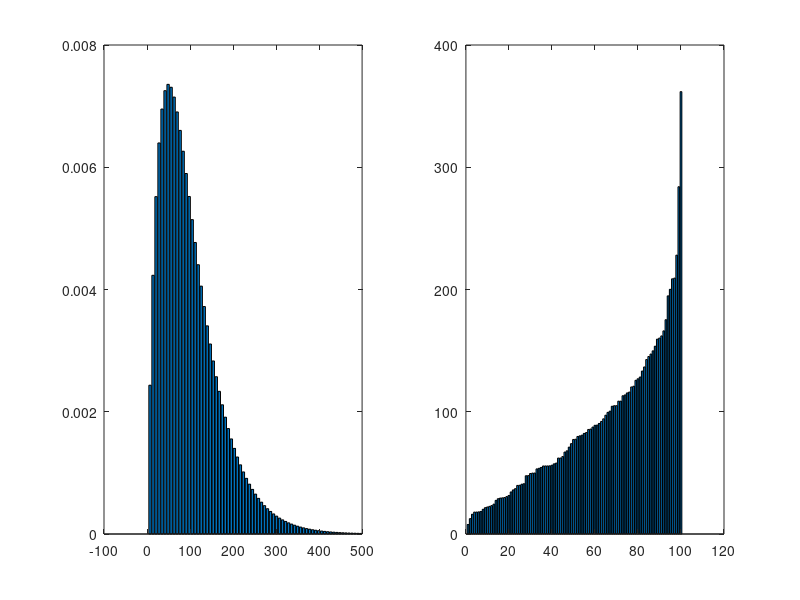

Reproduce this figure in MATLAB. (Note: this script raises an error after producing the figure.)
% testing of MATLAB gamma PDF tools

%% Example A)
close all
clear all
clc
% make/plot a gamma PDF w/ alpha=2 and beta=50
dx = 7; x = 0:dx:500 % similar to blowsea data
pdf = gampdf(x,2,50); % make 2p-gamma PDF
[p1,ci1] = gamfit(pdf) % not correct fit for gampdf (even if x just index)

% make/plot a random PDF w/ alpha=2 and beta=50
pdf_rnd = gamrnd(2,50,100,1);
pdf_rnd = sortrows(pdf_rnd);
[p2,ci2] = gamfit(pdf_rnd) % correct fit for gamrnd

% plot
figure(1)
subplot(1,2,1)
bar(x,pdf);
subplot(1,2,2)
bar(pdf_rnd)

%% Example B
x = 1:62; % bin index
% from a fit to Bsn data using bin index
p_ret = [2.14 5.10];

x_fine = (0:0.001:max(x))';       % nice smooth line
pdf_ret1 = f_build_2p_gamma(x_fine,p_ret);   % calc curve
pdf_ret2 = gampdf(x_fine,p_ret(1),p_ret(2)); % calc curve w/ matlab function

xi = gaminv((0:0.0001:0.9999),p_ret(1),p_ret(2)); % reconstruct x with shape and scale
pdf_ret3 = gampdf(xi,p_ret(1),p_ret(2)); % calc curve w/ matlab function matlab function

figure
plot(x_fine,pdf_ret1,'k-','LineWidth',2);
hold on; grid on;
plot(x_fine,pdf_ret2,'b-','LineWidth',2);
plot(xi,pdf_ret3,'ro','MarkerSize',10);
legend('f-build-2p-gamma','gampdf','gaminv','Location','NorthEast');
xlabel('scale','FontSize',16);
ylabel('PDF','FontSize',16);

% Fit 2P gamma distribution
h = @f_2p_gamma_diff;       % name of function for search  
data.x = x_fine;                 % structure for the data
data.y = pdf_ret2;
p_init = [2.1 0.6];         % 1st guess for search [shape scale];
% send the information to f_generic_fit
% this returns the least square fitted P (p_ret) and the 1-sigma uncertainty in P (ep_ret)
[p_ret2, ep_ret2] = f_generic_fit(data,p_init,h,1); % return same shape/scale

%% Example C - gamfit
x = 1:62; % bin index
p = [2.14,5.10];
data = gamrnd(p(1),p(2),62,1); % same No of bins!!!!
[p1,ci1] = gamfit(data) % returns 2.08 / 5.3!!!

% xi = gaminv((0:0.0001:0.9999),p(1),p(2)); % reconstruct x-values with shape and scale (not evenly spaced anymore, not same bin number)
% step = (max(xi)-min(xi))./61;
% xii = min(xi):step:max(xi);

pdf_ret = gampdf(x,p(1),p(2)); % calc PDF w/ matlab function
% [p2,ci2] = gamfit(pdf_ret2) % fit returns 0.3 / 0.05 ???
[p2,ci2] = gamfit(x,[],[],pdf_ret) % fit returns 0.3 / 0.05 ???




